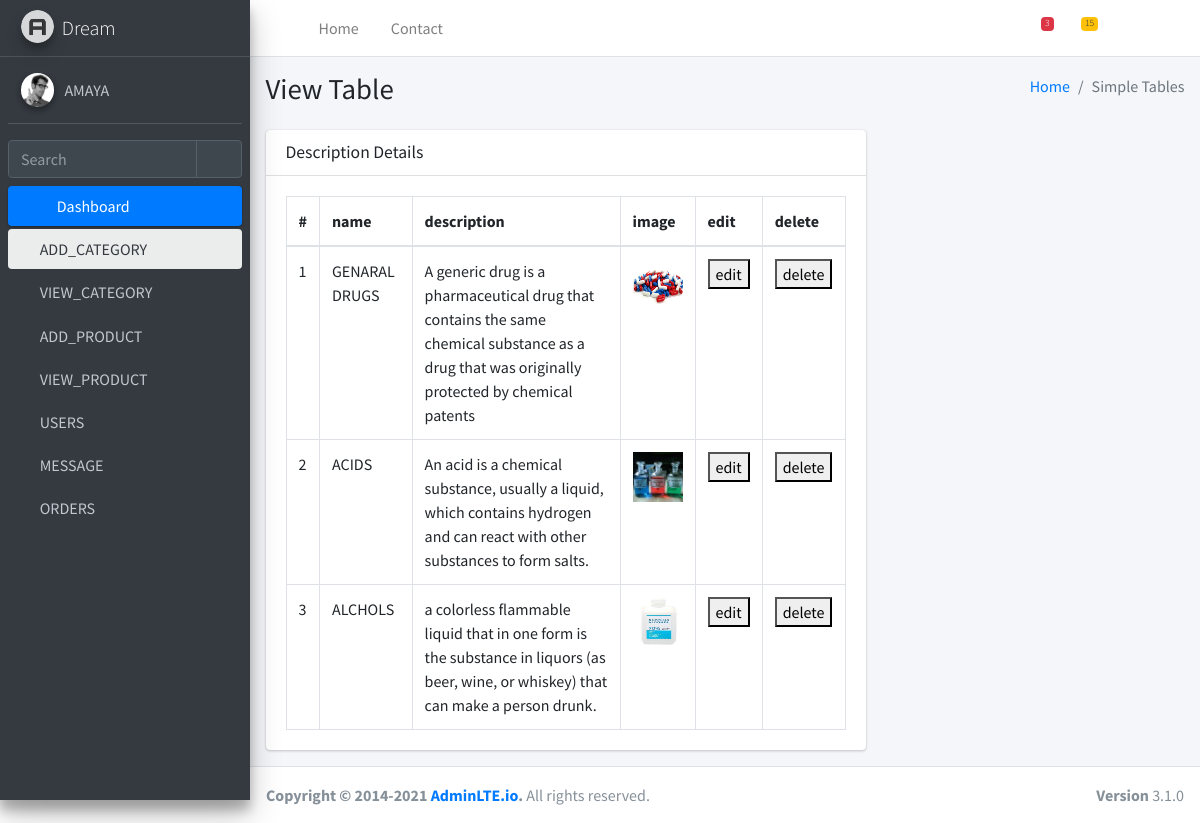
Page /view_category on the committed database.
### cstoreapp/models.py (models this page shows)
class storedb(models.Model):
    name=models.CharField(max_length=100,null=True,blank=False)
    description=models.CharField(max_length=100,null=True,blank=False)
    image=models.ImageField(upload_to='image',null=True,blank=False)

### cstoreapp/views.py (the view)
# urls.py: path('view_category',views.view_category,name='view_category'),
def view_category(request):
    data = storedb.objects.all()
    return render(request,'view_category.html',{'data':data})

### cstoreapp/templates/view_category.html
{% extends 'index.html' %}
{% block content %}
  <div class="content-wrapper">
    <section class="content-header">
      <div class="container-fluid">
        <div class="row mb-2">
          <div class="col-sm-6">
            <h1>View Table</h1>
          </div>
          <div class="col-sm-6">
            <ol class="breadcrumb float-sm-right">
              <li class="breadcrumb-item"><a href="#">Home</a></li>
              <li class="breadcrumb-item active">Simple Tables</li>
            </ol>
          </div>
        </div>
      </div>
    </section>
    <section class="content">
      <div class="container-fluid">
        <div class="row">
          <div class="col-md-6">
            <div class="card" style="width:600px;">
              <div class="card-header">
                <h3 class="card-title">Description Details</h3>
              </div>
              <div class="card-body">
                <table class="table table-bordered">
                  <thead>
                    <tr>
                      <th style="width: 10px">#</th>
                      <th>name</th>
                      <th>description</th>
                      <th>image</th>
                      <th>edit</th>
                      <th>delete</th>
                    </tr>
                  </thead>
                  <tbody>
                    {% for i in data %}
                    <tr>
                      <td>{{forloop.counter}}</td>
                      <td>{{i.name}}</td>
                      <td>{{i.description}}</td>
                      <td><img src="{{i.image.url}}" style="height: 50px; width: 50px"></td>
                      <td><a href="{% url 'edit' trid=i.id %}"><button type="button">edit</button></a></td>
                      <td><a href="{% url 'delete' did=i.id %}"><button type="button">delete</button></a></td>
                    </tr>
                   {% endfor %}
                  </tbody>
                </table>
              </div>
            </div>
          </div>
        </div>
      </div>
    </section>
  </div>
{% endblock %}

### rows in the picture
storedb: name "GENARAL DRUGS", description "A generic drug is a pharmaceutical drug that contains the same chemical substance as a drug that was originally protected by chemical patents", image (picture)
storedb: name "ACIDS", description "An acid is a chemical substance, usually a liquid, which contains hydrogen and can react with other substances to form salts.", image (picture)
storedb: name "ALCHOLS", description "a colorless flammable liquid that in one form is the substance in liquors (as beer, wine, or whiskey) that can make a person drunk.", image (picture)
